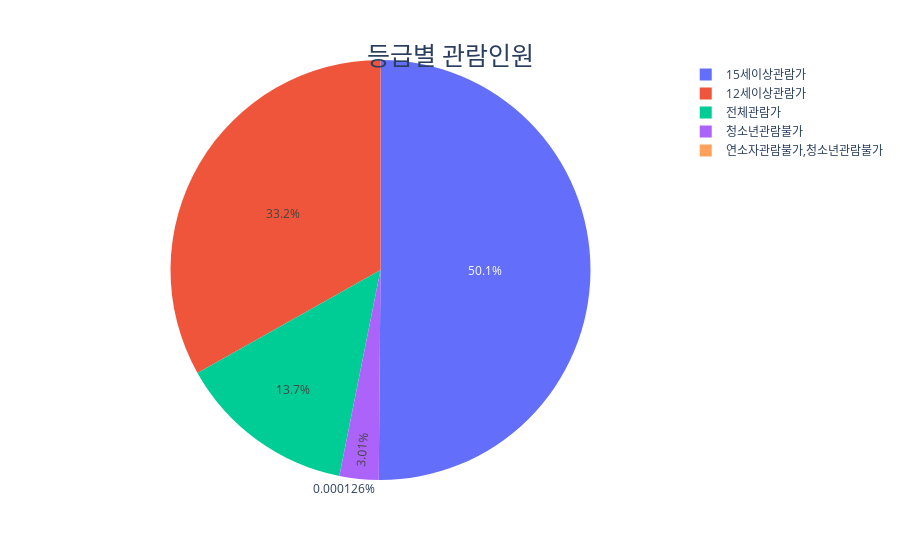

Notebook source saved alongside this figure:
### Code cell
# 데이터 불러오기
fig = px.pie(m, values='VIEWNG_NMPR_CO', names='GRAD_NM')

fig.update_layout(
    title='등급별 관람인원',
    title_x = 0.5,
    title_y = 0.9,
    title_xanchor = "center",
    title_yanchor = "middle",
    title_font_size = 25,
    title_font_family = "Times")

fig.show()

### Figure 1 — Plotly figure (JSON) as saved in the notebook; plotly's stock layout.template omitted (floating-point values rounded to 4 significant figures; data arrays with more than 128 entries replaced by an {"elided": "..."} marker saying what was removed)
{"data": [{"domain": {"x": [0, 1], "y": [0, 1]}, "hovertemplate": "GRAD_NM=%{label}<br>VIEWNG_NMPR_CO=%{value}<extra></extra>", "labels": {"elided": "7553 str values"}, "legendgroup": "", "name": "", "showlegend": true, "type": "pie", "values": {"elided": "7553 mixed values"}}], "layout": {"legend": {"tracegroupgap": 0}, "margin": {"t": 60}, "title": {"font": {"family": "Times", "size": 25}, "text": "등급별 관람인원", "x": 0.5, "xanchor": "center", "y": 0.9, "yanchor": "middle"}}}
